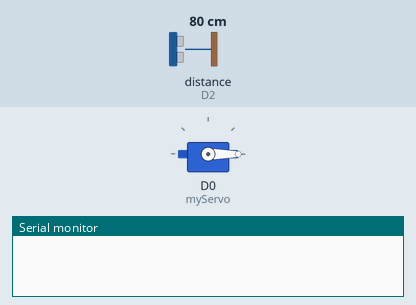
Bench run of a program on a simulated ESP8266 (NodeMCU). Shown: servo, the last lines printed to the serial monitor. Wiring (inferred from the names in the program): ultrasonic range finder: trigger D3; echo D2. The inputs (shaded band) are chosen by the test bench; at power-on: distance to the obstacle (sensor on D2) 80 cm. The echo pulse lasts 58.3 µs per cm.

Above: at 1.2 s.
1.3 s: distance to the obstacle (sensor on D2) set to 18 cm
2.8 s: distance to the obstacle (sensor on D2) set to 14 cm
At 3.5 s:
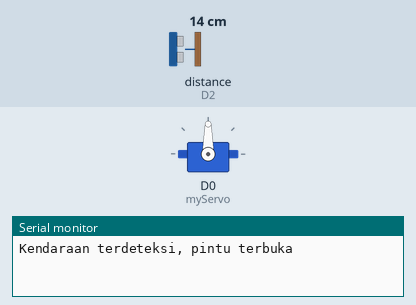
Timing chart, 0 to 5.8 s (numbered marks = the images above; inputs shaded):
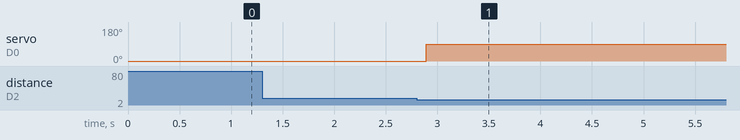

The program:

main.cpp
```cpp
#include <Arduino.h>
#include <Servo.h>

Servo myServo;
int echoPin = D2;
int trigPin = D3;
long duration;
int distance;
bool objectDetected = false;

void setup() {
  myServo.attach(D0);
  pinMode(trigPin, OUTPUT);
  pinMode(echoPin, INPUT);
  myServo.write(0);
}

void loop() {
  digitalWrite(trigPin, LOW);
  delayMicroseconds(2);
  digitalWrite(trigPin, HIGH);
  delayMicroseconds(10);
  digitalWrite(trigPin, LOW);

  duration = pulseIn(echoPin, HIGH);
  distance = duration * 0.034 / 2;

  if (distance <= 15) {
    if (!objectDetected) {
      myServo.write(90);
      Serial.println("Kendaraan terdeteksi, pintu terbuka");
      objectDetected = true;
    }
  } else {
    if (objectDetected) {
      myServo.write(0);
      Serial.println("Kendaraan sudah lewat, pintu menutup");
      objectDetected = false;
    }
  }

  delay(100);
}
```

Measured:
- the behaviour switches between 17 and 16 cm on distance to the obstacle (sensor on D2) (found by bisection; images 0 and 1)
- after the input at 1.3 s, every drawn part: stays the same
- after the input at 2.8 s, servo on D0 (myServo): 0° → 90° after 0.09 s
